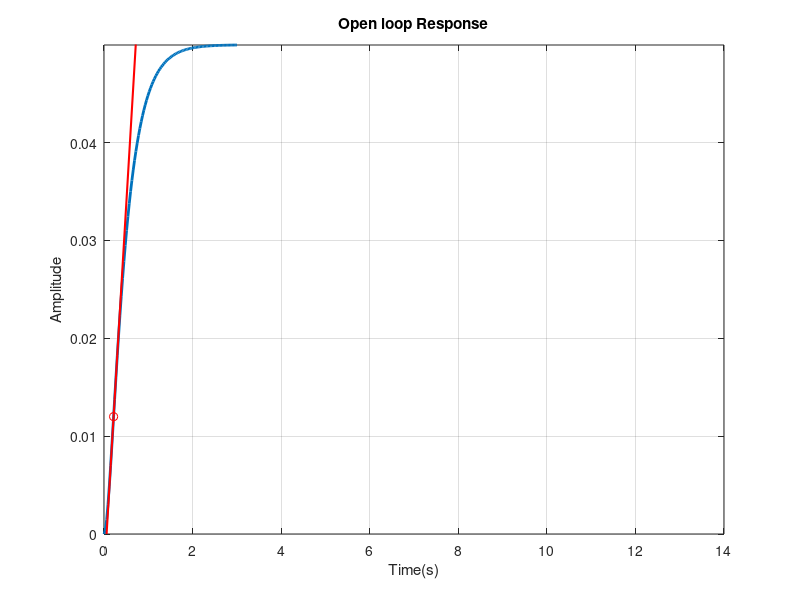

MATLAB code for this plot: (Note: this script raises an error after producing the figure.)
close all; clear all; clc;

% define pant transfer function
s = tf('s');
% 2nd order system
sys = 1/(s^2 + 10*s + 20);

% Obtain step response of the system
[y,t] = step(sys);
plot(t,y,'LineWidth',2); grid on; xlabel('Time(s)'); ylabel('Amplitude');
title('Open loop Response');

%%Obtain Inflection point and Draw Tangent
yp = diff(y);
ypp = diff(y,2);
% Find the root using FZERO
t_infl = fzero(@(T) interp1(t(2:end-1),ypp,T,'linear','extrap'),0);
y_infl = interp1(t,y,t_infl,'linear');
hold on;
plot(t_infl,y_infl,'ro');

% Draw Tangent at inflection point
h = mean(diff(t));
dy = gradient(y, h);
[~,idx] = max(dy);
b = [t([idx-1,idx+1]) ones(2,1)] \ y([idx-1,idx+1]);            % Regression Line Around Maximum Derivative
tv = [-b(2)/b(1); (1-b(2))/b(1)];                               % Independent Variable Range For Tangent Line Plot
f = [tv ones(2,1)] * b;                                         % Calculate Tangent Line

plot(tv, f, '-r','LineWidth',1.5)
ylim([0 max(y)]);

%%finding T and L
L = tv(1);
T = tv(2) - tv(1);

% PID parameters
a = L/T;
Kp = 1.2/a
Ti = 2*L;
Td = L/2;
Ki=Kp/Ti
Kd=Kp*Td

% cont = Kp(1 + 1/(s*Ti) + s*Td);
cont = Kp + Kp/(s*Ti) + Kp*Td*s;

cl_sys = feedback(cont*sys,1)
t = [0:0.01:3];
[yc,tc] = step(cl_sys,t);
stepinfo(cl_sys)
figure;
plot(tc,yc,'LineWidth',2); xlabel('Time(s)'); ylabel('Amplitude');
title('Zeigler Nicholas Optimized Closed Loop Response');
grid on;
